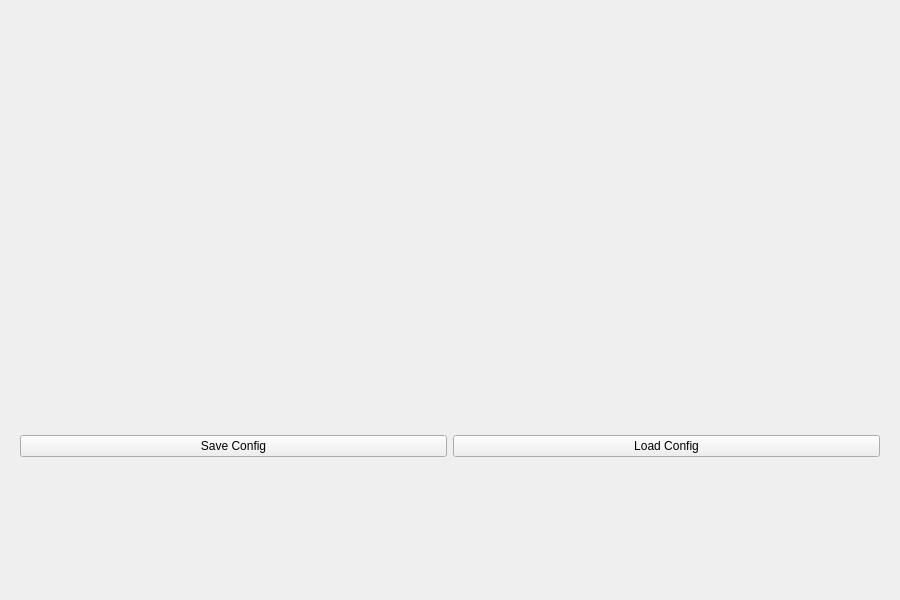
<?xml version="1.0" encoding="UTF-8"?>
<ui version="4.0">
 <class>devices_menu</class>
 <widget class="QWidget" name="devices_menu">
  <property name="geometry">
   <rect>
    <x>0</x>
    <y>0</y>
    <width>900</width>
    <height>600</height>
   </rect>
  </property>
  <property name="windowTitle">
   <string>Form</string>
  </property>
  <layout class="QGridLayout" name="gridLayout_2">
   <item row="0" column="0">
    <widget class="QWidget" name="device_menu" native="true">
     <layout class="QGridLayout" name="gridLayout_3"/>
    </widget>
   </item>
   <item row="1" column="0">
    <widget class="QWidget" name="widget" native="true">
     <layout class="QHBoxLayout" name="horizontalLayout">
      <item>
       <widget class="QPushButton" name="save_config_button">
        <property name="text">
         <string>Save Config</string>
        </property>
       </widget>
      </item>
      <item>
       <widget class="QPushButton" name="load_config_button">
        <property name="text">
         <string>Load Config</string>
        </property>
       </widget>
      </item>
     </layout>
    </widget>
   </item>
  </layout>
 </widget>
 <resources/>
 <connections/>
</ui>
